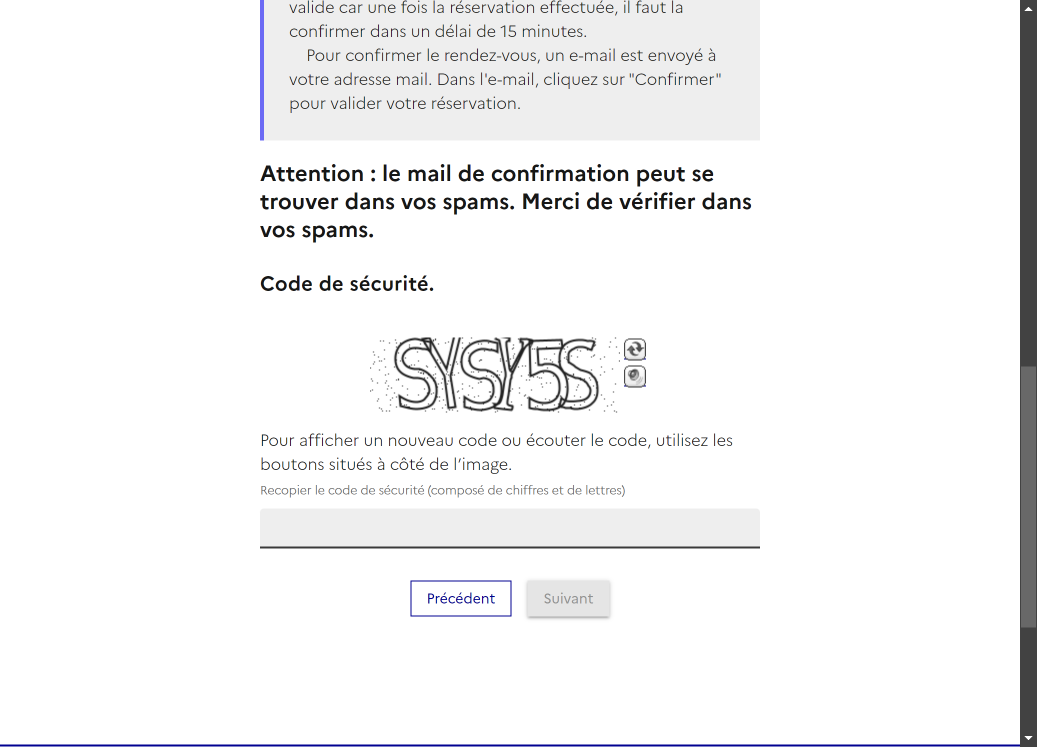
#> input picture full_screenshot.png, 2074 x 1494 px (shown at 1/2 size)
$ jupyter execute --allow-errors notebook.ipynb
#> lines starting #> are read from the running program, lines starting #| are printed output that depends on the picture
#> further down, full_img is the input picture: PIL image 2074x1494 RGB; mean R, G, B 244.3, 244.3, 244.9
[cell 1]
import os
cwd = os.getcwd()
cwd + "\\test.html"

## Methods dev chunk

[cell 2]
import time
import random
import requests
from bs4 import BeautifulSoup
from selenium import webdriver
from selenium.webdriver.chrome.options import Options
from selenium.webdriver.support.ui import WebDriverWait
from selenium.webdriver.common.by import By
from PIL import Image

def setup_driver():
    user_agents = [
        "Mozilla/5.0 (Windows NT 10.0; Win64; x64) AppleWebKit/537.36 (KHTML, like Gecko) Chrome/89.0.4389.82 Safari/537.36",
        "Mozilla/5.0 (Macintosh; Intel Mac OS X 10_15_7) AppleWebKit/537.36 (KHTML, like Gecko) Chrome/91.0.4472.124 Safari/537.36",
        "Mozilla/5.0 (Windows NT 10.0; Win64; x64) AppleWebKit/537.36 (KHTML, like Gecko) Firefox/89.0",
    ]
    window_sizes = ["1920x1080", "1366x768", "1280x720"]

    options = Options()
    options.add_argument(f'user-agent={random.choice(user_agents)}')
    options.add_argument(f'--window-size={random.choice(window_sizes)}')
    # options.add_argument('--headless')  # Run in headless mode if required

    driver = webdriver.Chrome(options=options)
    return driver

# [33 lines left out: functions get_html, get_captcha, not called in this run]


def get_captcha(url):
    cwd = os.getcwd()
    screenshot_path = cwd + "\\full_screenshot.png"
    driver = setup_driver()
    try:
        driver.get(url)
        # Wait 10 seconds so that the content can be fully loaded
        wait = WebDriverWait(driver, 20)
        wait.until(lambda driver: driver.execute_script('return document.readyState') == 'complete')
        # Mimicking human behavior by waiting a random time
        time.sleep(random.randint(2,5))
        # Scroll to a specific position (e.g., 500 pixels down)
        scroll_position = 1000  # Replace with the desired vertical scroll position in pixels
        driver.execute_script(f"window.scrollTo(0, {scroll_position});")
        time.sleep(2)  # Adjust sleep time if needed for page loading
        driver.save_screenshot("full_screenshot.png")
        with Image.open(screenshot_path) as img:
            width, height = img.size
    finally:
        driver.quit()
    return width, height

[cell 3]
url = 'https://www.rdv-prefecture.interieur.gouv.fr/rdvpref/reservation/demarche/4443/cgu/'
cwd = os.getcwd()
screenshot_path = cwd + "\\full_screenshot.png"
#> (the rest of this cell did not finish here and is left out)

[cell 4]
# Test get_captcha function
url = 'https://www.rdv-prefecture.interieur.gouv.fr/rdvpref/reservation/demarche/4443/cgu/'

#> (the rest of this cell did not finish here and is left out)

## Get captchas loop

[cell 5]
num_captchas = 2
#> (the rest of this cell did not finish here and is left out)

[cell 6]
r = 0.2
#> (the rest of this cell did not finish here and is left out)

## ViT Model

[cell 7]
from transformers import DonutProcessor, VisionEncoderDecoderModel, AutoTokenizer, AutoModelForSeq2SeqLM
import torch
from PIL import Image

# Load Donut model and processor
model_name = "naver-clova-ix/donut-base-finetuned-docvqa"  # or another fine-tuned model
#> (the rest of this cell did not finish here and is left out)

[cell 8]
# Load an image from file
#image_path = "captchas/screenshot_1.png"
image_path = "captchas/simple.jpg"
image = Image.open(image_path).convert("RGB")
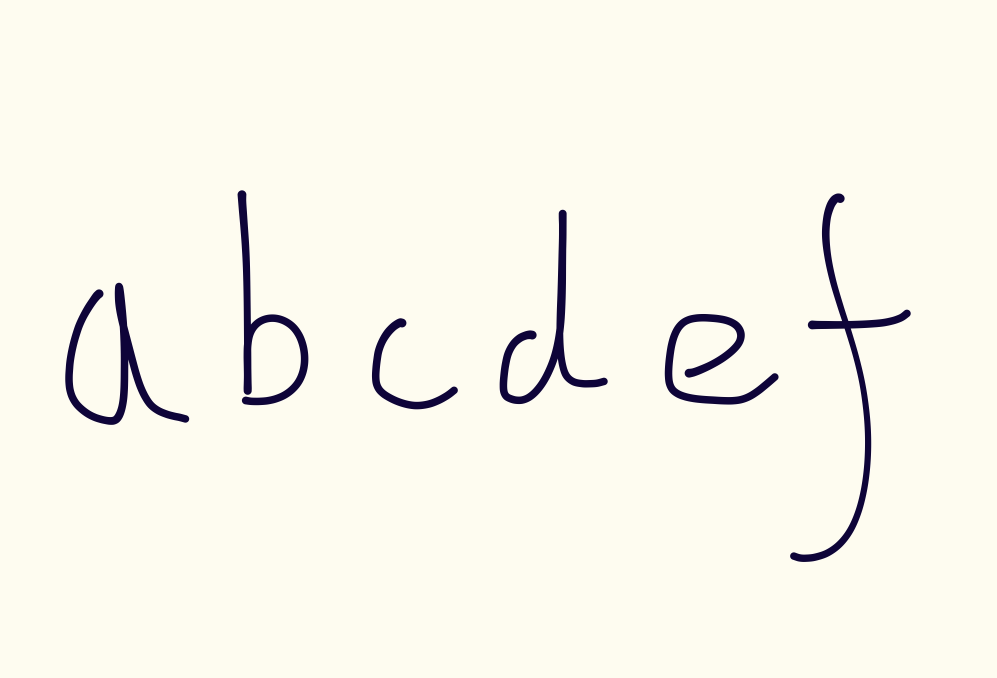
#> input picture captchas/simple.jpg, 3985 x 2709 px (shown at 1/4 size)
#> image is the input picture: PIL image 3985x2709 RGB; mean R, G, B 248.3, 246.1, 235.6

# Preprocess the image for the model
#> (the rest of this cell did not finish here and is left out)

#> (a cell that did not finish here is left out)

### This actually works very well!!!

[cell 10]
from transformers import TrOCRProcessor, VisionEncoderDecoderModel
from PIL import Image
import torch

# Load the pre-trained TrOCR model and processor
#> (the rest of this cell did not finish here and is left out)

[cell 11]
# Load and preprocess the image
image = Image.open("captchas/screenshot_1.png").convert("RGB")
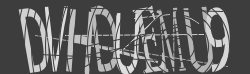
#> input picture captchas/screenshot_1.png, 250 x 74 px
#> image is the input picture: PIL image 250x74 RGB; min 61, max 224, mean 96.3
#> `image = clahe.apply(image)`:
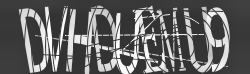
#> image: shape (74, 250); min 51, max 255, mean 99.5
#> `cleaned = cv2.morphologyEx(image, cv2.MORPH_CLOSE, kernel)`:
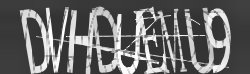
#> cleaned: shape (74, 250); min 51, max 255, mean 103.8
#> (the rest of this cell did not finish here and is left out)

## Putting it all together

[cell 12]
import time
import random
import requests
import pickle
from bs4 import BeautifulSoup
from selenium import webdriver
from selenium.webdriver.chrome.options import Options
from selenium.webdriver.support import expected_conditions as EC
from selenium.webdriver.common.action_chains import ActionChains
from selenium.webdriver.support.ui import WebDriverWait
from selenium.webdriver.common.by import By
from transformers import TrOCRProcessor, VisionEncoderDecoderModel
from PIL import Image
import torch
import re

#> (a cell that did not finish here is left out)

[cell 14]
import cv2
import numpy as np
#> (the rest of this cell did not finish here and is left out)
